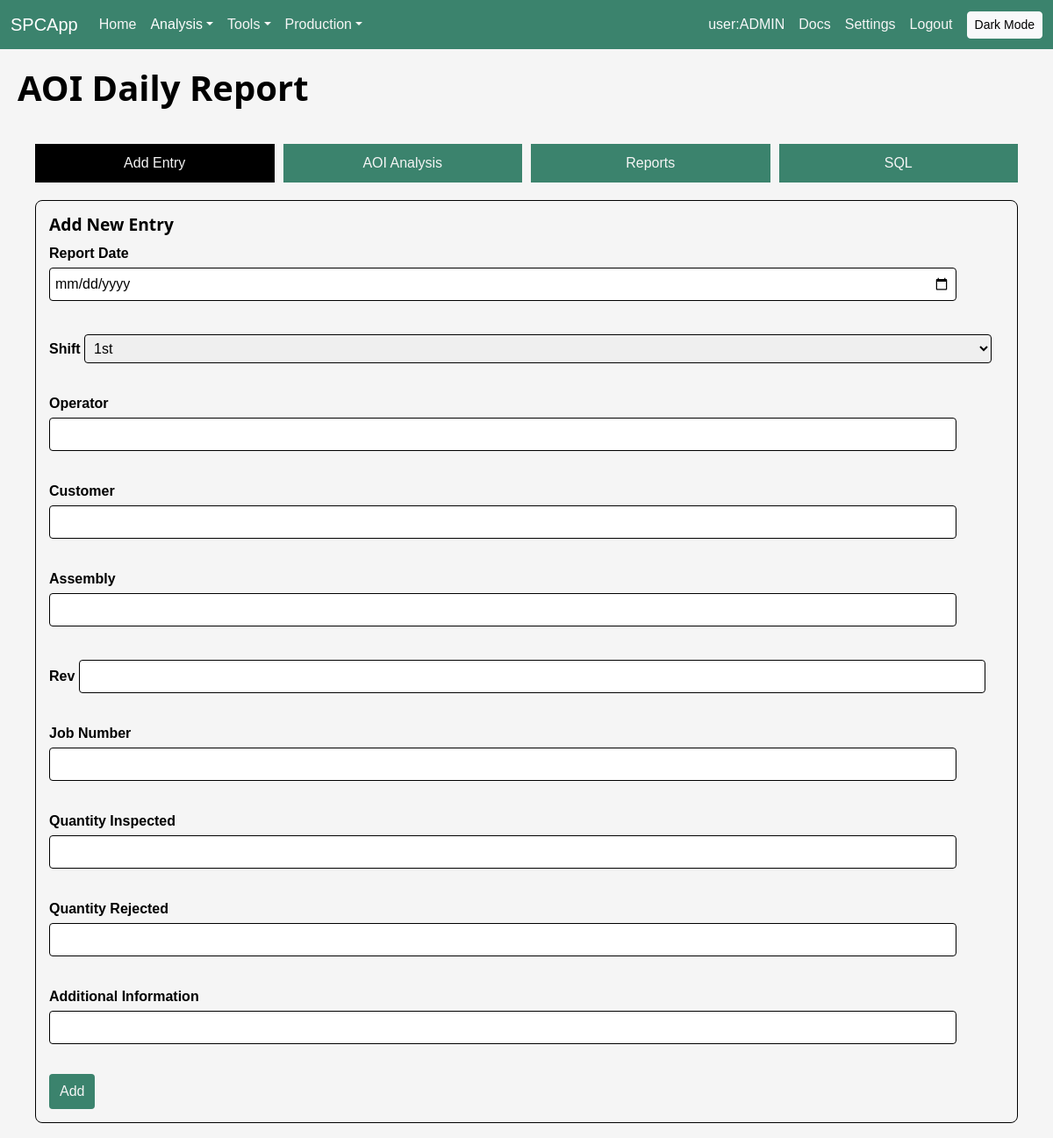
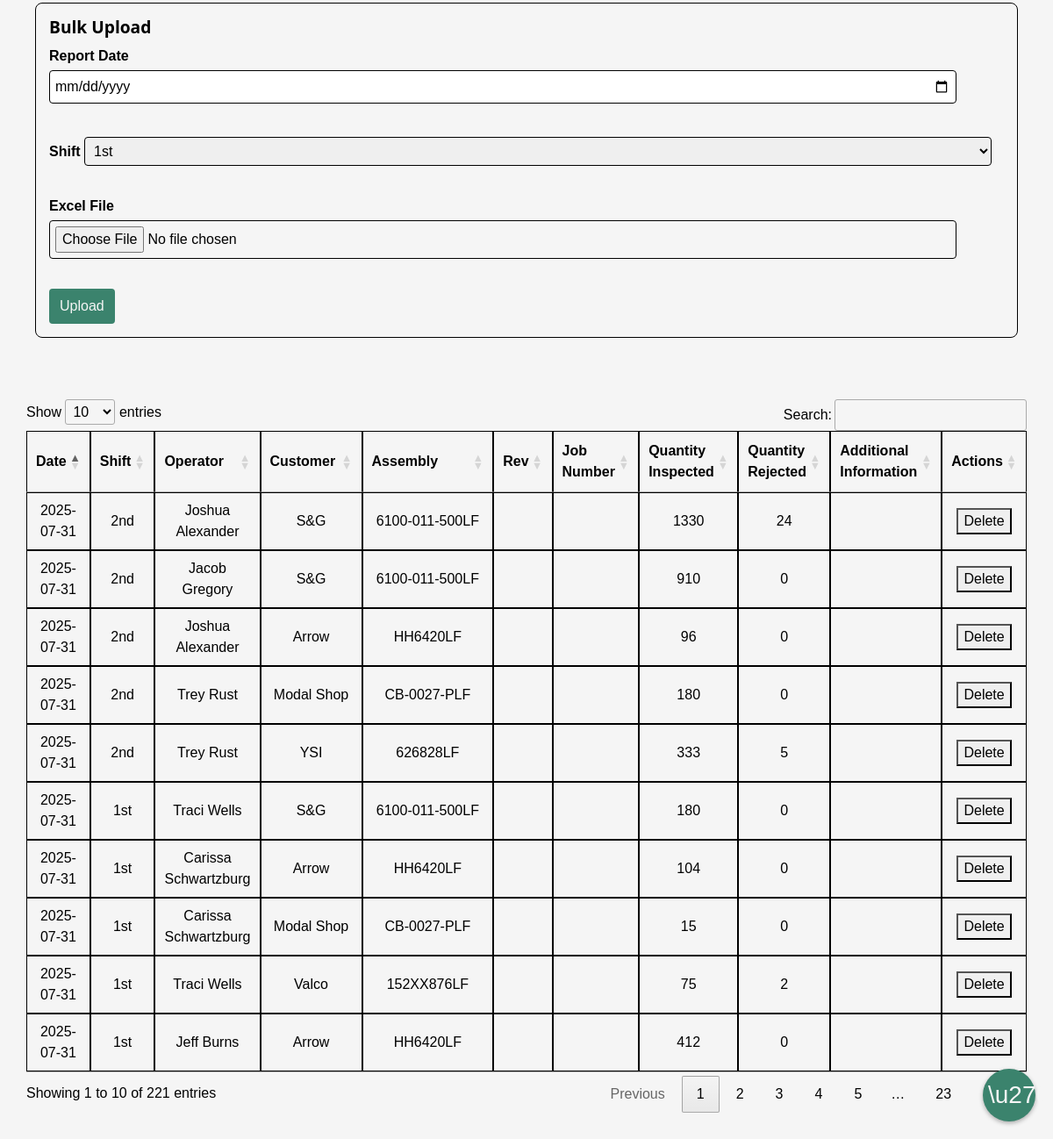
/aoi (signed in), run on the app's committed database (2 pictures, top to bottom).
### tables this page shows
CREATE TABLE users (
            id INTEGER PRIMARY KEY AUTOINCREMENT,
            username TEXT UNIQUE,
            password TEXT,
            part_markings INTEGER DEFAULT 0,
            aoi INTEGER DEFAULT 0,
            analysis INTEGER DEFAULT 0,
            dashboard INTEGER DEFAULT 0,
            reports INTEGER DEFAULT 0,
            c_suite INTEGER DEFAULT 0,
            is_admin INTEGER DEFAULT 0
        );

CREATE TABLE aoi_reports (
            id INTEGER PRIMARY KEY AUTOINCREMENT,
            report_date TEXT NOT NULL,
            shift TEXT,
            operator TEXT,
            customer TEXT,
            assembly TEXT,
            rev TEXT,
            job_number TEXT,
            qty_inspected INTEGER,
            qty_rejected INTEGER,
            additional_info TEXT
        );

### run.py (the view, shortened to what this page needs)
@app.route('/aoi', methods=['GET', 'POST'])
@login_required
def aoi_report():
    conn = get_db()
    start = request.args.get('start')
    end = request.args.get('end')
    customer = request.args.get('customer')
    shift_filter = request.args.get('shift')
    operator_filter = request.args.get('operator')
    assembly_filter = request.args.get('assembly')
    where = 'WHERE 1=1'
    params = []
    if start:
        where += ' AND report_date >= ?'
        params.append(start)
    if end:
        where += ' AND report_date <= ?'
        params.append(end)
    if customer:
        where += ' AND customer = ?'
        params.append(customer)
    if shift_filter:
        where += ' AND shift = ?'
        params.append(shift_filter)
    if operator_filter:
        where += ' AND operator = ?'
        params.append(operator_filter)
    if assembly_filter:
        where += ' AND assembly = ?'
        params.append(assembly_filter)
    rows = conn.execute(
        f'SELECT * FROM aoi_reports {where} ORDER BY report_date DESC, id DESC',
        params,
    ).fetchall()
    op_rows = conn.execute(
        f'SELECT operator, SUM(qty_inspected) AS inspected, SUM(qty_rejected) AS rejected '
        f'FROM aoi_reports {where} GROUP BY operator ORDER BY inspected DESC',
        params,
    ).fetchall()
    asm_rows = conn.execute(
        f'SELECT assembly, SUM(qty_inspected) AS inspected, SUM(qty_rejected) AS rejected '
        f'FROM aoi_reports {where} GROUP BY assembly ORDER BY inspected DESC',
        params,
    ).fetchall()
    shift_rows = conn.execute(
        f'SELECT report_date, shift, SUM(qty_inspected) AS inspected, '
        f'SUM(qty_rejected) AS rejected FROM aoi_reports {where} '
        f'GROUP BY report_date, shift ORDER BY report_date, shift',
        params,
    ).fetchall()
    cust_rows = conn.execute(
        f'SELECT customer, SUM(qty_rejected)*1.0/SUM(qty_inspected) AS rate '
        f'FROM aoi_reports {where} GROUP BY customer ORDER BY customer',
        params,
    ).fetchall()
    yield_rows = conn.execute(
        f'SELECT report_date, 1 - SUM(qty_rejected)*1.0/SUM(qty_inspected) AS yield '
        f'FROM aoi_reports {where} GROUP BY report_date ORDER BY report_date',
        params,
    ).fetchall()
    customer_opts = [r['customer'] for r in conn.execute('SELECT DISTINCT customer FROM aoi_reports ORDER BY customer').fetchall()]
    shift_opts = [r['shift'] for r in conn.execute('SELECT DISTINCT shift FROM aoi_reports ORDER BY shift').fetchall()]
    operator_opts = [r['operator'] for r in conn.execute('SELECT DISTINCT operator FROM aoi_reports ORDER BY operator').fetchall()]
    assembly_opts = [r['assembly'] for r in conn.execute('SELECT DISTINCT assembly FROM aoi_reports ORDER BY assembly').fetchall()]
    conn.close()
    operators = []
    for r in op_rows:
        inspected = r['inspected'] or 0
        rejected = r['rejected'] or 0
        yield_rate = 1 - (rejected / inspected) if inspected else 0
        operators.append({
            'operator': r['operator'],
            'inspected': inspected,
            'rejected': rejected,
            'yield': yield_rate,
        })
    assemblies = []
    for r in asm_rows:
        inspected = r['inspected'] or 0
        rejected = r['rejected'] or 0
        yield_rate = 1 - (rejected / inspected) if inspected else 0
        assemblies.append({
            'assembly': r['assembly'],
            'inspected': inspected,
            'rejected': rejected,
            'yield': yield_rate,
        })
    shift_totals = [
        {
            'report_date': r['report_date'],
            'shift': r['shift'],
            'inspected': r['inspected'] or 0,
            'rejected': r['rejected'] or 0,
        }
        for r in shift_rows
    ]
    customer_rates = [
        {
            'customer': r['customer'],
            'rate': r['rate'] or 0,
        }
        for r in cust_rows
    ]
    yield_series = [
        {
            'report_date': r['report_date'],
            'yield': r['yield'] or 0,
        }
        for r in yield_rows
    ]
    return render_template(
        'aoi.html',
        records=rows,
        operators=operators,
        assemblies=assemblies,
        shift_totals=shift_totals,
        customer_rates=customer_rates,
        yield_series=yield_series,
        customers=customer_opts,
        shifts=shift_opts,
        operator_opts=operator_opts,
        assembly_opts=assembly_opts,
        start=start,
        end=end,
        selected_customer=customer,
        selected_shift=shift_filter,
        selected_operator=operator_filter,
        selected_assembly=assembly_filter,
        report_base='aoi',
    )

### templates/aoi.html (shortened to what this page needs)
{% extends 'base.html' %}
{% block head_extra %}
  <link rel="stylesheet" href="https://cdn.datatables.net/1.13.4/css/jquery.dataTables.min.css">
{% endblock %}
{% block content %}
  <h1>AOI Daily Report</h1>
  <div id="container">
    <div id="aoi-actions">
      <nav class="tab-nav">
        <button class="tab-link active" data-tab="add-entry" data-desc="Record new inspection entry." data-more="Use this tab to log AOI inspection data individually or in bulk.">Add Entry</button>
        <button class="tab-link" data-tab="analysis" data-desc="Review AOI inspection trends." data-more="Analyze defect rates and other metrics to improve processes.">AOI Analysis</button>
        <button class="tab-link" data-tab="reports" data-desc="Generate and export summary reports." data-more="Create PDF summaries of inspections for distribution.">Reports</button>
        <button class="tab-link" data-tab="sql" data-desc="Run custom queries on AOI data." data-more="Use SQL to directly access underlying inspection records.">SQL</button>
      </nav>
      <div id="add-entry" class="tab-content active">
        <div class="action-panel">
          {% if is_admin or permissions['aoi'] %}
          <div class="action-card">
            <h2>Add New Entry</h2>
            <form method="post">
              <label>Report Date
                <input type="date" name="report_date" required>
              </label><br>
              <label>Shift
                <select name="shift" required>
                  <option value="1st">1st</option>
                </select>
              </label><br>
              <label>Operator
                <input type="text" name="operator" required>
              </label><br>
              <label>Customer
                <input type="text" name="customer">
              </label><br>
              <label>Assembly
                <input type="text" name="assembly">
              </label><br>
              <label>Rev
                <input type="text" name="rev">
              </label><br>
              <label>Job Number
                <input type="text" name="job_number">
              </label><br>
              <label>Quantity Inspected
                <input type="number" name="qty_inspected" min="0">
              </label><br>
              <label>Quantity Rejected
                <input type="number" name="qty_rejected" min="0">
              </label><br>
              <label>Additional Information
                <input type="text" name="additional_info">
              </label><br>
              <button type="submit">Add</button>
            </form>
          </div>
          <div class="action-card">
            <h2>Bulk Upload</h2>
            <form method="post" enctype="multipart/form-data">
              <label>Report Date
                <input type="date" name="report_date" required>
              </label><br>
              <label>Shift
                <select name="shift" required>
                  <option value="1st">1st</option>
                </select>
              </label><br>
              <label>Excel File
                <input type="file" name="excel_file" accept=".xls,.xlsx" required>
              </label><br>
              <button type="submit">Upload</button>
            </form>
          </div>
          {% endif %}
        </div>
      </div>
    </div>
    <div id="aoi-table">
      <table>
        <thead>
          <tr>
            <th>Date</th>
            <th>Shift</th>
            <th>Operator</th>
            <th>Customer</th>
            <th>Assembly</th>
            <th>Rev</th>
            <th>Job Number</th>
            <th>Quantity Inspected</th>
            <th>Quantity Rejected</th>
            <th>Additional Information</th>
            {% if is_admin or permissions['aoi'] %}
            <th>Actions</th>
            {% endif %}
          </tr>
        </thead>
        <tbody>
          {% for r in records %}
          <tr data-id="{{ r['id'] }}">
            <td>{{ r['report_date'] }}</td>
            <td>{{ r['shift'] }}</td>
            <td>{{ r['operator'] }}</td>
            <td>{{ r['customer'] }}</td>
            <td>{{ r['assembly'] }}</td>
            <td>{{ r['rev'] }}</td>
            <td{% if is_admin or permissions['aoi'] %} contenteditable="true" class="editable" data-field="job_number"{% endif %}>{{ r['job_number'] }}</td>
            <td>{{ r['qty_inspected'] }}</td>
            <td>{{ r['qty_rejected'] }}</td>
            <td>{{ r['additional_info'] }}</td>
            {% if is_admin or permissions['aoi'] %}
            <td class="no-edit"><button type="button" class="delete-row">Delete</button></td>
            {% endif %}
          </tr>
          {% endfor %}
        </tbody>
      </table>
    </div>
  </div>
{% endblock %}

### templates/base.html (shortened to what this page needs)
<!doctype html>
<html lang="en">
<head>
  <link href="https://cdn.jsdelivr.net/npm/bootstrap@5.3.2/dist/css/bootstrap.min.css" rel="stylesheet">
  <link rel="stylesheet" href="/static/css/theme.css">
  <link rel="stylesheet" href="/static/css/style.css">
  <link rel="stylesheet" href="/static/css/bootstrap_overrides.css">
  {% block head_extra %}{% endblock %}
</head>
<body data-admin="{{ 'true' if is_admin else 'false' }}" data-base-path="{{ report_base|default('') }}">
  {% if current_user %}
  <nav class="navbar navbar-expand-lg navbar-dark" aria-label="Main navigation">
    <div class="container-fluid">
      <a class="navbar-brand" href="{{ url_for('home') }}">SPCApp</a>
      <div class="collapse navbar-collapse" id="mainNav">
        <ul class="navbar-nav me-auto">
          <li class="nav-item">
            <a class="nav-link{% if request.endpoint == 'home' %} active{% endif %}" href="{{ url_for('home') }}"{% if request.endpoint == 'home' %} aria-current="page"{% endif %}>Home</a>
          </li>
          <li class="nav-item dropdown">
            <a class="nav-link dropdown-toggle{% if request.endpoint and (request.endpoint.startswith('analysis') or request.endpoint in ['aoi_report','final_inspect_report']) %} active{% endif %}" href="#" id="analysisDropdown" role="button" data-bs-toggle="dropdown" aria-expanded="false">Analysis</a>
          </li>
          <li class="nav-item dropdown">
            <a class="nav-link dropdown-toggle" href="#" id="toolsDropdown" role="button" data-bs-toggle="dropdown" aria-expanded="false">Tools</a>
          </li>
          <li class="nav-item dropdown">
            <a class="nav-link dropdown-toggle{% if request.endpoint and request.endpoint.startswith('jobs') %} active{% endif %}" href="#" id="productionDropdown" role="button" data-bs-toggle="dropdown" aria-expanded="false">Production</a>
          </li>
        </ul>
        <div class="navbar-nav ms-auto align-items-center">
          <span class="navbar-text text-light me-2">user:{{ current_user }}</span>
          <a class="nav-link{% if request.endpoint == 'docs' %} active{% endif %}" href="{{ url_for('docs') }}"{% if request.endpoint == 'docs' %} aria-current="page"{% endif %}>Docs</a>
          {% if is_admin %}
          <a class="nav-link{% if request.endpoint == 'settings' %} active{% endif %}" href="{{ url_for('settings') }}"{% if request.endpoint == 'settings' %} aria-current="page"{% endif %}>Settings</a>
          {% endif %}
          <a class="nav-link" href="{{ url_for('logout') }}">Logout</a>
          <button id="theme-toggle" type="button" class="btn btn-light btn-sm ms-2">Dark Mode</button>
        </div>
      </div>
    </div>
  </nav>
  {% endif %}
  <main>
  {% if is_admin or permissions.get('reports') %}
  <button id="report-button" title="Generate Report" onclick="openReportWindow()">\u270e</button>
  {% endif %}
  {% block content %}{% endblock %}
  </main>
</body>
</html>

### data on the page
users: username "ADMIN"
aoi_reports: report_date "2025-07-31", shift "2nd", operator "Joshua Alexander", customer "S&G", assembly "6100-011-500LF", qty_inspected "1330", qty_rejected "24"
aoi_reports: report_date "2025-07-31", shift "2nd", operator "Jacob Gregory", customer "S&G", assembly "6100-011-500LF", qty_inspected "910", qty_rejected "0"
aoi_reports: report_date "2025-07-31", shift "2nd", operator "Joshua Alexander", customer "Arrow", assembly "HH6420LF", qty_inspected "96", qty_rejected "0"
aoi_reports: report_date "2025-07-31", shift "2nd", operator "Trey Rust", customer "Modal Shop", assembly "CB-0027-PLF", qty_inspected "180", qty_rejected "0"
aoi_reports: report_date "2025-07-31", shift "2nd", operator "Trey Rust", customer "YSI", assembly "626828LF", qty_inspected "333", qty_rejected "5"
aoi_reports: report_date "2025-07-31", shift "1st", operator "Traci Wells", customer "S&G", assembly "6100-011-500LF", qty_inspected "180", qty_rejected "0"
aoi_reports: report_date "2025-07-31", shift "1st", operator "Carissa Schwartzburg", customer "Arrow", assembly "HH6420LF", qty_inspected "104", qty_rejected "0"
aoi_reports: report_date "2025-07-31", shift "1st", operator "Carissa Schwartzburg", customer "Modal Shop", assembly "CB-0027-PLF", qty_inspected "15", qty_rejected "0"
aoi_reports: report_date "2025-07-31", shift "1st", operator "Traci Wells", customer "Valco", assembly "152XX876LF", qty_inspected "75", qty_rejected "2"
aoi_reports: report_date "2025-07-31", shift "1st", operator "Jeff Burns", customer "Arrow", assembly "HH6420LF", qty_inspected "412", qty_rejected "0"
